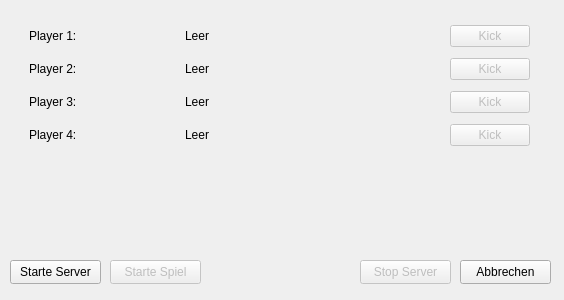
<?xml version="1.0" encoding="UTF-8"?>
<ui version="4.0">
 <class>server_gui</class>
 <widget class="QDialog" name="server_gui">
  <property name="geometry">
   <rect>
    <x>0</x>
    <y>0</y>
    <width>564</width>
    <height>300</height>
   </rect>
  </property>
  <property name="windowTitle">
   <string>Dialog</string>
  </property>
  <widget class="QWidget" name="verticalLayoutWidget">
   <property name="geometry">
    <rect>
     <x>29</x>
     <y>20</y>
     <width>501</width>
     <height>131</height>
    </rect>
   </property>
   <layout class="QVBoxLayout" name="verticalLayout">
    <item>
     <layout class="QHBoxLayout" name="p1_layout">
      <item>
       <widget class="QLabel" name="p1_label">
        <property name="sizePolicy">
         <sizepolicy hsizetype="Fixed" vsizetype="Preferred">
          <horstretch>0</horstretch>
          <verstretch>0</verstretch>
         </sizepolicy>
        </property>
        <property name="minimumSize">
         <size>
          <width>150</width>
          <height>0</height>
         </size>
        </property>
        <property name="text">
         <string>Player 1:</string>
        </property>
       </widget>
      </item>
      <item>
       <widget class="QLabel" name="player1">
        <property name="text">
         <string>Leer</string>
        </property>
       </widget>
      </item>
      <item>
       <widget class="QPushButton" name="p1_kill_button">
        <property name="enabled">
         <bool>false</bool>
        </property>
        <property name="sizePolicy">
         <sizepolicy hsizetype="Fixed" vsizetype="Fixed">
          <horstretch>0</horstretch>
          <verstretch>0</verstretch>
         </sizepolicy>
        </property>
        <property name="minimumSize">
         <size>
          <width>0</width>
          <height>0</height>
         </size>
        </property>
        <property name="sizeIncrement">
         <size>
          <width>0</width>
          <height>0</height>
         </size>
        </property>
        <property name="text">
         <string>Kick</string>
        </property>
       </widget>
      </item>
     </layout>
    </item>
    <item>
     <layout class="QHBoxLayout" name="p2_layout">
      <item>
       <widget class="QLabel" name="p2_label">
        <property name="sizePolicy">
         <sizepolicy hsizetype="Fixed" vsizetype="Preferred">
          <horstretch>0</horstretch>
          <verstretch>0</verstretch>
         </sizepolicy>
        </property>
        <property name="minimumSize">
         <size>
          <width>150</width>
          <height>0</height>
         </size>
        </property>
        <property name="text">
         <string>Player 2:</string>
        </property>
       </widget>
      </item>
      <item>
       <widget class="QLabel" name="player2">
        <property name="text">
         <string>Leer</string>
        </property>
       </widget>
      </item>
      <item>
       <widget class="QPushButton" name="p2_kill_button">
        <property name="enabled">
         <bool>false</bool>
        </property>
        <property name="sizePolicy">
         <sizepolicy hsizetype="Fixed" vsizetype="Fixed">
          <horstretch>0</horstretch>
          <verstretch>0</verstretch>
         </sizepolicy>
        </property>
        <property name="text">
         <string>Kick</string>
        </property>
       </widget>
      </item>
     </layout>
    </item>
    <item>
     <layout class="QHBoxLayout" name="p3_layout">
      <item>
       <widget class="QLabel" name="p3_label">
        <property name="sizePolicy">
         <sizepolicy hsizetype="Fixed" vsizetype="Preferred">
          <horstretch>0</horstretch>
          <verstretch>0</verstretch>
         </sizepolicy>
        </property>
        <property name="minimumSize">
         <size>
          <width>150</width>
          <height>0</height>
         </size>
        </property>
        <property name="text">
         <string>Player 3:</string>
        </property>
       </widget>
      </item>
      <item>
       <widget class="QLabel" name="player3">
        <property name="text">
         <string>Leer</string>
        </property>
       </widget>
      </item>
      <item>
       <widget class="QPushButton" name="p3_kill_button">
        <property name="enabled">
         <bool>false</bool>
        </property>
        <property name="sizePolicy">
         <sizepolicy hsizetype="Fixed" vsizetype="Fixed">
          <horstretch>0</horstretch>
          <verstretch>0</verstretch>
         </sizepolicy>
        </property>
        <property name="text">
         <string>Kick</string>
        </property>
       </widget>
      </item>
     </layout>
    </item>
    <item>
     <layout class="QHBoxLayout" name="p4_layout">
      <item>
       <widget class="QLabel" name="p4_label">
        <property name="sizePolicy">
         <sizepolicy hsizetype="Fixed" vsizetype="Preferred">
          <horstretch>0</horstretch>
          <verstretch>0</verstretch>
         </sizepolicy>
        </property>
        <property name="minimumSize">
         <size>
          <width>150</width>
          <height>0</height>
         </size>
        </property>
        <property name="text">
         <string>Player 4:</string>
        </property>
       </widget>
      </item>
      <item>
       <widget class="QLabel" name="player4">
        <property name="text">
         <string>Leer</string>
        </property>
       </widget>
      </item>
      <item>
       <widget class="QPushButton" name="p4_kill_button">
        <property name="enabled">
         <bool>false</bool>
        </property>
        <property name="sizePolicy">
         <sizepolicy hsizetype="Fixed" vsizetype="Fixed">
          <horstretch>0</horstretch>
          <verstretch>0</verstretch>
         </sizepolicy>
        </property>
        <property name="text">
         <string>Kick</string>
        </property>
       </widget>
      </item>
     </layout>
    </item>
   </layout>
  </widget>
  <widget class="QPushButton" name="startServer_button">
   <property name="geometry">
    <rect>
     <x>10</x>
     <y>260</y>
     <width>91</width>
     <height>24</height>
    </rect>
   </property>
   <property name="text">
    <string>Starte Server</string>
   </property>
  </widget>
  <widget class="QPushButton" name="starGame_button">
   <property name="enabled">
    <bool>false</bool>
   </property>
   <property name="geometry">
    <rect>
     <x>110</x>
     <y>260</y>
     <width>91</width>
     <height>24</height>
    </rect>
   </property>
   <property name="text">
    <string>Starte Spiel</string>
   </property>
  </widget>
  <widget class="QPushButton" name="abbrechen">
   <property name="geometry">
    <rect>
     <x>460</x>
     <y>260</y>
     <width>91</width>
     <height>24</height>
    </rect>
   </property>
   <property name="text">
    <string>Abbrechen</string>
   </property>
  </widget>
  <widget class="QPushButton" name="stopServer_button">
   <property name="enabled">
    <bool>false</bool>
   </property>
   <property name="geometry">
    <rect>
     <x>360</x>
     <y>260</y>
     <width>91</width>
     <height>24</height>
    </rect>
   </property>
   <property name="text">
    <string>Stop Server</string>
   </property>
  </widget>
 </widget>
 <resources/>
 <connections>
  <connection>
   <sender>abbrechen</sender>
   <signal>clicked()</signal>
   <receiver>server_gui</receiver>
   <slot>close()</slot>
   <hints>
    <hint type="sourcelabel">
     <x>505</x>
     <y>271</y>
    </hint>
    <hint type="destinationlabel">
     <x>281</x>
     <y>149</y>
    </hint>
   </hints>
  </connection>
 </connections>
</ui>
